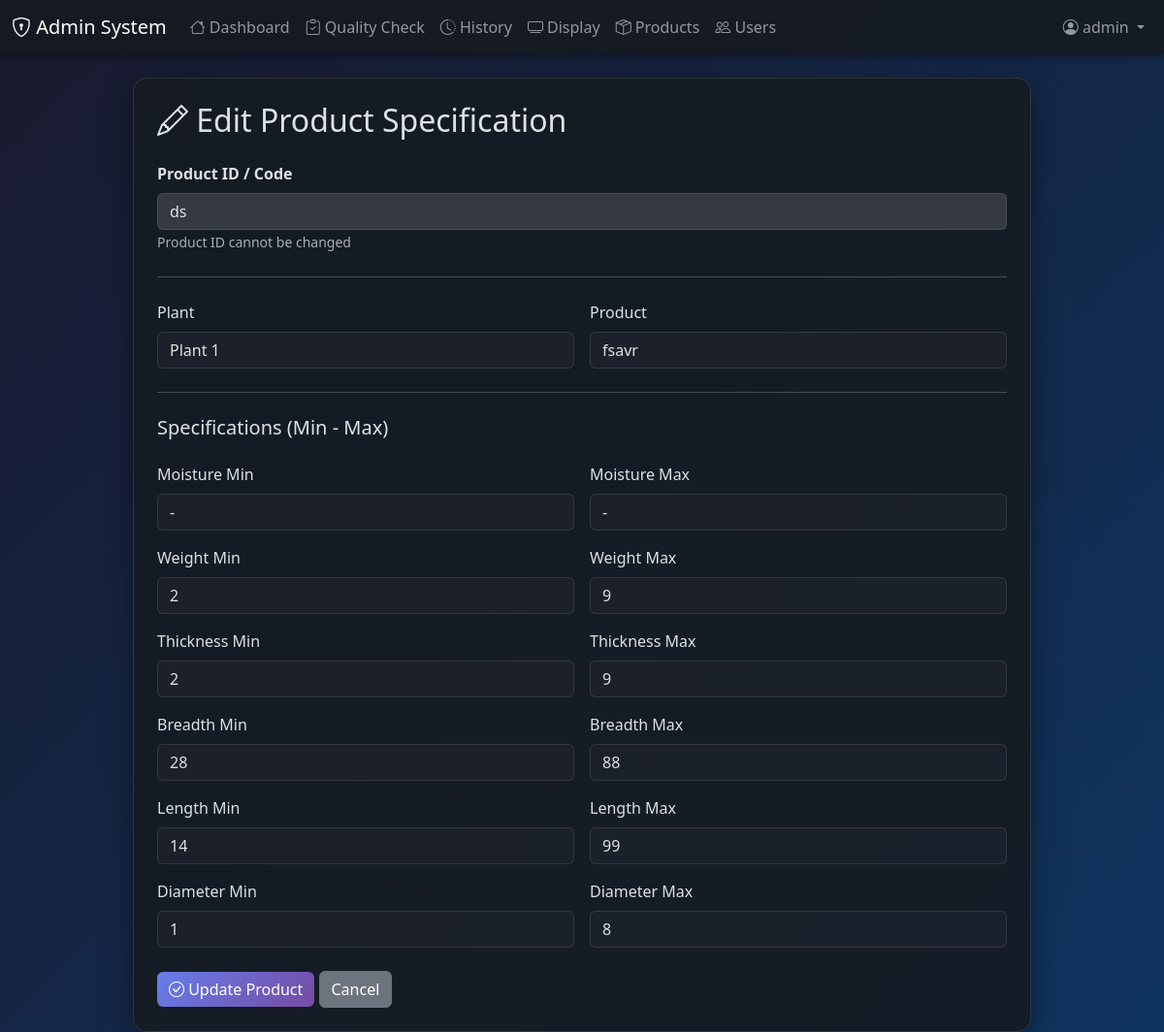
/edit-product/ds (signed in), run on the app's committed database.
### main.py (models this page shows)
class Product(db.Model):
    id = db.Column(db.String(50), primary_key=True)  # User-defined ID
    create_date = db.Column(db.DateTime, default=datetime.utcnow)
    plant = db.Column(db.String(100), nullable=False)
    product = db.Column(db.String(100), nullable=False)
    moisture_min = db.Column(db.String(20), nullable=False)  # Can be number or "-"
    moisture_max = db.Column(db.String(20), nullable=False)
    weight_min = db.Column(db.String(20), nullable=False)
    weight_max = db.Column(db.String(20), nullable=False)
    thickness_min = db.Column(db.String(20), nullable=False)
    thickness_max = db.Column(db.String(20), nullable=False)
    breadth_min = db.Column(db.String(20), nullable=False)
    breadth_max = db.Column(db.String(20), nullable=False)
    length_min = db.Column(db.String(20), nullable=False)
    length_max = db.Column(db.String(20), nullable=False)
    diameter_min = db.Column(db.String(20), nullable=False)
    diameter_max = db.Column(db.String(20), nullable=False)
    username = db.Column(db.String(80), nullable=False)
    quality_checks = db.relationship('QualityCheck', backref='product', lazy=True)

### main.py (the view, shortened to what this page needs)
@app.route('/edit-product/<product_id>', methods=['GET', 'POST'])
@admin_required
def edit_product(product_id):
    product = Product.query.get_or_404(product_id)
    return render_template('edit_product.html', product=product)

### main.py (called while the page is built)
def admin_required(f):
    @wraps(f)
    def decorated(*args, **kwargs):
        if 'user_id' not in session:
            flash('Please login first', 'danger')
            return redirect(url_for('login'))
        user = User.query.get(session['user_id'])
        if not user or user.role != 'ADMIN':
            flash('Admin access required', 'danger')
            return redirect(url_for('dashboard'))
        return f(*args, **kwargs)
    return decorated

### templates/edit_product.html (shortened to what this page needs)
{% extends "base.html" %}
{% block content %}
<div class="row justify-content-center">
    <div class="col-md-10">
        <div class="card">
            <div class="card-body p-4">
                <h2 class="mb-4"><i class="bi bi-pencil"></i> Edit Product Specification</h2>
                <form method="POST">
                    <div class="row g-3">
                        <div class="col-12">
                            <label class="form-label"><strong>Product ID / Code</strong></label>
                            <input type="text" class="form-control" value="{{ product.id }}" readonly disabled>
                            <small class="text-muted">Product ID cannot be changed</small>
                        </div>
                        <div class="col-12"><hr class="my-2"></div>
                        <div class="col-md-6">
                            <label class="form-label">Plant</label>
                            <select name="plant" class="form-select" required>
                                <option value="Plant 1" {% if product.plant == 'Plant 1' %}selected{% endif %}>Plant 1</option>
                            </select>
                        </div>
                        <div class="col-md-6">
                            <label class="form-label">Product</label>
                            <input type="text" name="product" class="form-control" value="{{ product.product }}" required>
                        </div>
                        <div class="col-12"><hr class="my-2"></div>
                        <div class="col-12"><h5>Specifications (Min - Max)</h5></div>
                        <div class="col-md-6">
                            <label class="form-label">Moisture Min</label>
                            <input type="text" name="moisture_min" class="form-control" value="{{ product.moisture_min }}" placeholder="Number or -" required>
                        </div>
                        <div class="col-md-6">
                            <label class="form-label">Moisture Max</label>
                            <input type="text" name="moisture_max" class="form-control" value="{{ product.moisture_max }}" placeholder="Number or -" required>
                        </div>
                        <div class="col-md-6">
                            <label class="form-label">Weight Min</label>
                            <input type="text" name="weight_min" class="form-control" value="{{ product.weight_min }}" placeholder="Number or -" required>
                        </div>
                        <div class="col-md-6">
                            <label class="form-label">Weight Max</label>
                            <input type="text" name="weight_max" class="form-control" value="{{ product.weight_max }}" placeholder="Number or -" required>
                        </div>
                        <div class="col-md-6">
                            <label class="form-label">Thickness Min</label>
                            <input type="text" name="thickness_min" class="form-control" value="{{ product.thickness_min }}" placeholder="Number or -" required>
                        </div>
                        <div class="col-md-6">
                            <label class="form-label">Thickness Max</label>
                            <input type="text" name="thickness_max" class="form-control" value="{{ product.thickness_max }}" placeholder="Number or -" required>
                        </div>
                        <div class="col-md-6">
                            <label class="form-label">Breadth Min</label>
                            <input type="text" name="breadth_min" class="form-control" value="{{ product.breadth_min }}" placeholder="Number or -" required>
                        </div>
                        <div class="col-md-6">
                            <label class="form-label">Breadth Max</label>
                            <input type="text" name="breadth_max" class="form-control" value="{{ product.breadth_max }}" placeholder="Number or -" required>
                        </div>
                        <div class="col-md-6">
                            <label class="form-label">Length Min</label>
                            <input type="text" name="length_min" class="form-control" value="{{ product.length_min }}" placeholder="Number or -" required>
                        </div>
                        <div class="col-md-6">
                            <label class="form-label">Length Max</label>
                            <input type="text" name="length_max" class="form-control" value="{{ product.length_max }}" placeholder="Number or -" required>
                        </div>
                        <div class="col-md-6">
                            <label class="form-label">Diameter Min</label>
                            <input type="text" name="diameter_min" class="form-control" value="{{ product.diameter_min }}" placeholder="Number or -" required>
                        </div>
                        <div class="col-md-6">
                            <label class="form-label">Diameter Max</label>
                            <input type="text" name="diameter_max" class="form-control" value="{{ product.diameter_max }}" placeholder="Number or -" required>
                        </div>
                        <div class="col-12 mt-4">
                            <button type="submit" class="btn btn-primary">
                                <i class="bi bi-check-circle"></i> Update Product
                            </button>
                            <a href="{{ url_for('products') }}" class="btn btn-secondary">Cancel</a>
                        </div>
                    </div>
                </form>
            </div>
        </div>
    </div>
</div>
{% endblock %}

### templates/base.html (style rules this page uses)
body { background: linear-gradient(135deg, #1a1a2e 0%, #0f3460 100%); min-height: 100vh; }
.card { background: rgba(22, 27, 34, 0.9); border: 1px solid rgba(255, 255, 255, 0.1); border-radius: 15px; box-shadow: 0 8px 32px rgba(0, 0, 0, 0.4); }
.btn-primary { background: linear-gradient(135deg, #667eea 0%, #764ba2 100%); border: none; }
.form-control, .form-select { background: rgba(30, 35, 45, 0.8); border: 1px solid rgba(255, 255, 255, 0.1); color: #e0e0e0; }

### data on the page
Product: id "ds", plant "Plant 1", product "fsavr", moisture_min "-", moisture_max "-", weight_min "2", weight_max "9", thickness_min "2", thickness_max "9", breadth_min "28", breadth_max "88", length_min "14", length_max "99", diameter_min "1", diameter_max "8"

### other printed values
{{ session.username }} "admin"
